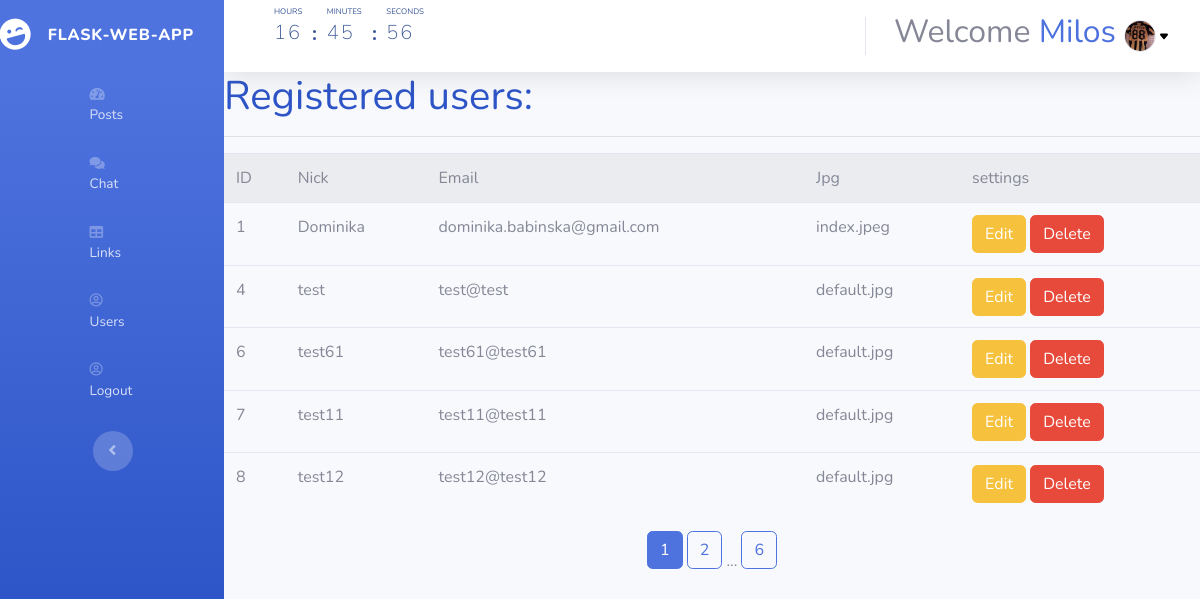
The app's page /users (signed in) with its own data.
### models.py (models this page shows, shortened)
class User(db.Model, UserMixin):
    id =  db.Column(db.Integer, primary_key=True)
    username = db.Column(db.String(100), unique=True, nullable=False)
    email = db.Column(db.String(100), unique=True, nullable=False)
    image_file = db.Column(db.String(100), nullable=False, default='default.jpg')
    password = db.Column(db.String(100), nullable=False)
    posts = db.relationship('Post', backref='author', lazy=True)
    comments = db.relationship('Comment', backref='user', passive_deletes=True)
    liked = db.relationship('PostLike', foreign_keys='PostLike.user_id', backref='user', lazy='dynamic')

### routes.py (the view)
@app.route('/users')
def users():
    image_file = url_for('static', filename='profile_pics/' + current_user.image_file)
    conn = sqlite3.connect('sqlite.db')
    c = conn.cursor()
    c.execute('SELECT * FROM user')
    page = request.args.get('page', 1, type=int)
    users = User.query.paginate(page=page, per_page=5)
    return render_template('users.html', users = users, image_file=image_file)

### routes.py (called while the page is built)
@login.user_loader
def load_user(id):
    return User.query.get(id)

### templates/users.html (shortened to what this page needs)
{% extends 'base.html' %}
{% block content %}
    <h1> <span style="color: rgb(46, 85, 199);">Registered users: </span><br>
        </h1>
        <hr>
    <table class="table table-striped">
        <tr>
            <td>ID</td>
            <td>Nick</td>
            <td>Email</td>
            <td>Jpg</td>
            <td>settings</td>
        </tr>
        {% for user in users.items %}
        <tr>
            <td>{{user.id}}</td>
            <td>{{user.username}}</td>
            <td>{{user.email}}</td>
            <td >{{user.image_file}}</td>
            <td>
                <a href="/update/{{user.id}}" class="btn btn-warning btn-xs" data-toggle="modal" data-target="#modaledit{{user.id}}">Edit
                </a>
                <a href="/delete/{{ user.id }}" class="btn btn-danger btn-xs" onclick="return confirm('Naozaj chceš odstrániť užívateľa a aj jeho príspevky')">Delete
                </a>
            </td>
        <tr>
        <div id="modaledit{{user.id}}" class="modal fade" role="dialog">
            <div class="modal-dialog">
                <div class="modal-content">
        {% endfor  %}
    </table>
                  <div class="button" style="text-align: center;">
                     {% for page_num in users.iter_pages(left_edge=1, right_edge=1, left_current=1, right_current=2) %}
                     {% if page_num  %}
                           {% if users.page == page_num %}
                           <a class="btn btn-primary mb-4" href="{{ url_for('users', page=page_num)}}"> {{ page_num }}</a>
                           {% else  %}
                           <a class="btn btn-outline-primary mb-4" href="{{ url_for('users', page=page_num)}}"> {{ page_num }}</a>
                           {% endif  %}
                     {% else  %}
                     ...
                     {% endif %}
                     {% endfor  %}
                  </div>
{% endblock %}

### templates/base.html (shortened to what this page needs)
<!DOCTYPE html>
<html>
<head>
    <link rel="stylesheet" href="../static/bootstrap/css/bootstrap.min.css">
    <link rel="stylesheet" href="../static/fonts/fontawesome-all.min.css">
    <link rel="stylesheet" href="../static/css/style.css">
    <link rel= "stylesheet" type= "text/css" href= "{{ url_for('static',filename='styles/style.css') }}">
    <link rel= "stylesheet" type= "text/css" href= "{{ url_for('static', filename='profile_pics/') }}">
</head>
<body id="page-top">
    <div id="wrapper">
        <nav class="navbar navbar-dark align-items-start sidebar sidebar-dark accordion bg-gradient-primary p-0">
            <div class="container-fluid d-flex flex-column p-0">
                <a class="navbar-brand d-flex justify-content-center align-items-center sidebar-brand m-0" href="#" style="padding-left: 0;">
                    <div class="sidebar-brand-icon rotate-n-15"><i class="fas fa-laugh-wink"></i></div>
                    <div class="sidebar-brand-text mx-3"><span>FLASK-WEB-APP</span></div>
                </a>
                <ul class="nav navbar-nav text-light" id="accordionSidebar">
                    <li class="nav-item"><a class="nav-link" href="{{ url_for('index2') }}" style="width: 47px;text-align: left;padding: 14px;padding-right: 0;padding-left: 0;"><i class="fas fa-tachometer-alt"></i><span>Posts</span></a></li>
                    <li class="nav-item"><a class="nav-link" href="{{ url_for('chat') }}" style="width: 47px;text-align: left;padding: 14px;padding-right: 0;padding-left: 0;"><i class="fa fa-comments" aria-hidden="true"></i>
                        <span>Chat</span></a></li>
                    <li class="nav-item"><a class="nav-link" href="{{ url_for('table') }}" style="width: 47px;text-align: left;padding: 14px;padding-right: 0;padding-left: 0;"><i class="fas fa-table"></i><span>Links</span></a></li>
                    {% if session['email'] == 'dominika.babinska@gmail.com' or session['email'] == 'lipnicanmilos@gmail.com' %}
                    <li class="nav-item">
                        <a class="nav-link" href="{{ url_for('users') }}" style="width: 47px;text-align: left;padding: 14px;padding-right: 0;padding-left: 0;">
                            <i class="far fa-user-circle"></i>
                            <span>Users</span>
                        </a>
                    </li>
                    {% endif %}
                    {% if session['name'] %}
                    <li class="nav-item">
                        <a class="nav-link" href="{{ url_for('logout') }}" style="width: 47px;text-align: left;padding: 14px;padding-right: 0;padding-left: 0;">
                            <i class="far fa-user-circle"></i>
                            <span>Logout</span>
                        </a>
                    </li>
                    {% endif %}
                </ul>
                <div class="text-center d-none d-md-inline"><button class="btn rounded-circle border-0" id="sidebarToggle" type="button"></button></div>
            </div>
        </nav>
        <div class="d-flex flex-column" id="content-wrapper">
            <div id="content">
                <nav class="navbar navbar-light navbar-expand bg-white shadow  topbar static-top">
                    <div class="container-fluid"><button class="btn btn-link d-md-none rounded-circle mr-3" id="sidebarToggleTop" type="button"></button>
                            <div class="clock-container">
                                <div class="hours">
                                  <span>Hours</span>
                                  <p id='hour'> 00 </p>
                                </div>
                                <div class="colon"></div>
                                <div class="minutes">
                                  <span>Minutes</span>
                                  <p id='minute'> 00 </p>
                                </div>
                                <div class="colon"></div>
                                <div class="seconds">
                                  <span>Seconds</span>
                                  <p id='second'> 00 </p>
                                </div>
                              </div>
                           <ul class="nav navbar-nav flex-nowrap ml-auto">
                            <li class="nav-item dropdown no-arrow">
                                {% if session['name'] %}
                                <div class="nav-item dropdown no-arrow">
                                    <a class="dropdown-toggle nav-link" data-toggle="dropdown" aria-expanded="false" href="#">
                                        <span class="d-none d-lg-inline mr-2 text-gray-600 small">
                                            <h2> Welcome
                                                <span style="color: #4d72de;">{{ session['name'] }}
                                                </span>
                                            </h2>
                                        </span>
                                        <img class="border rounded-circle img-profile" src="{{ image_file }}">
                                    </a>
                                </div>
                                {% else %}
                                <h3 style="margin-top: 20px;">Logged out</h3>
                                {% endif %}
                    </li>
                    </ul>
            </div>
            </nav>
            <div class="container">
{% block content %}
{% endblock content %}
            </div>
            </body>
            </html>

### static/css/style.css (style rules this page uses)
:root { --bg_color: rgb(58, 87, 149) }
.container { display: block; margin-top: 0; margin-bottom: 0; padding: 0; height: 89%; width: 100%; max-width: 1600px }
.topbar { height: 9%; }
:root { --purple-dark: #5F546E; --purple-light: #827593; --gray-light: #E5E3E8; --gray-dark: #A5A2A9; --light: #fcf8fb; }
.clock-container { width: 250px; height: 20px; display: flex; align-items: center; justify-content: space-between; padding: 35px 50px; background-color: white; position: absolute; left: 0; top: 0; }
.clock-container span { color: var(--bg_color); text-transform: uppercase; font-size: 8px; text-align: right; display: block; }
.clock-container p { font-size: 20px; color: var(--bg_color); font-weight: 200; }
.clock-container p:first-letter { letter-spacing: 2px; }
.colon { --size: 3px; width: var(--size); height: 10px; position: relative; margin-left: 5px; margin-right: 5px; }
.colon::before { content: ''; width: 100%; height: var(--size); background-color: var(--bg_color); position: absolute; top: 0; left: 0; border-radius: 50%; }
.colon::after { content: ''; width: 100%; height: var(--size); background-color: var(--bg_color); position: absolute; bottom: 0; left: 0; border-radius: 50%; }
.bg-white { background-color: #fff!important; }
img { width: 50%; height: auto; }

### records on screen
User: name "Milos"
User: id "1", username "Dominika", email "dominika.babinska@gmail.com", image_file "index.jpeg"
User: id "4", username "test", email "test@test", image_file "default.jpg"
User: id "6", username "test61", email "test61@test61", image_file "default.jpg"
User: id "7", username "test11", email "test11@test11", image_file "default.jpg"
User: id "8", username "test12", email "test12@test12", image_file "default.jpg"

### other values on screen
{{ page_num }} "1"
{{ page_num }} "2" "6"
